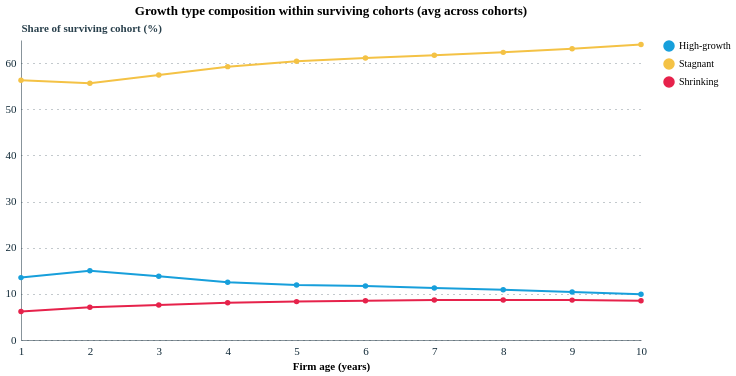

Write notebook code for a chart like this one.
### Code cell
# Growth type composition within surviving cohorts
cohort_c = cohort[cohort['age'] > 0].copy()
cohort_c['hgf_share']      = cohort_c['hgf_count']      / cohort_c['n_firms'] * 100
cohort_c['stagnant_share'] = cohort_c['stagnant_count'] / cohort_c['n_firms'] * 100
cohort_c['shrink_share']   = cohort_c['shrinking_count']/ cohort_c['n_firms'] * 100

comp_avg = (cohort_c[cohort_c['age'] <= 10]
            .groupby('age')[['hgf_share','stagnant_share','shrink_share']]
            .mean().reset_index())
comp_long = comp_avg.melt(id_vars=['age'], var_name='type', value_name='share')
comp_long['type'] = comp_long['type'].map(
    {'hgf_share':'High-growth','stagnant_share':'Stagnant','shrink_share':'Shrinking'})

alt.Chart(comp_long).mark_line(point=True, strokeWidth=2).encode(
    x=alt.X('age:Q', title='Firm age (years)'),
    y=alt.Y('share:Q', title='Share of surviving cohort (%)'),
    color=alt.Color('type:N',
        scale=alt.Scale(domain=['High-growth','Stagnant','Shrinking'],
                        range=[pallete['nominal_1'],pallete['nominal_3'],pallete['nominal_2']]),
        legend=alt.Legend(title='')),
    tooltip=['age:Q','type:N',alt.Tooltip('share:Q',format='.1f')]
).properties(title='Growth type composition within surviving cohorts (avg across cohorts)',
             width=620, height=300)

### Figure 1 — Vega-Lite specification as saved in the notebook (floating-point values rounded to 4 significant figures)
{"config": {"font": "Circular Std", "mark": {"line": {"interpolate": "linear"}}, "view": {"stroke": "transparent", "width": 400, "height": 300}, "range": {"category": ["#179fdb", "#e6224b", "#f4c245", "#122b39", "#eb5c2e", "#36b7b4"], "diverging": ["#E6224B", "#E54753", "#C9C9C9", "#179FDB", "#122B39"], "heatmap": ["#C9C9C9", "#179FDB", "#0063AF", "#122B39"], "ordinal": ["#00A767", "#36B7B4", "#179FDB", "#0063AF", "#243B5A"]}, "axisX": {"labelColor": "#122b39", "tickColor": "#122b39", "domainColor": "#122b39", "domainOpacity": 0.5, "gridOpacity": 0, "labelFont": "Circular Std", "labelAngle": 0, "labelAlign": "center", "labelFontSize": 11, "labelPadding": 5, "tickCount": 10, "tickSize": 0, "title": ""}, "axisY": {"labelColor": "#122b39", "labelFont": "Circular Std", "tickColor": "#122b39", "domainColor": "#122b39", "gridColor": "#122b39", "gridDash": [1, 5], "gridOpacity": 0.5, "labelPadding": 5, "labelFontSize": 11, "domainOpacity": 0.5, "tickSize": 0, "title": null, "titleAlign": "left", "titleAngle": 0, "titleBaseline": "bottom", "titleColor": "#122b39", "titleOpacity": 0.9, "titleX": 0, "titleY": -7}}, "data": {"name": "data-bc847789b3f3c56c0f26922f2df6194f"}, "mark": {"type": "line", "point": true, "strokeWidth": 2}, "encoding": {"color": {"field": "type", "legend": {"title": ""}, "scale": {"domain": ["High-growth", "Stagnant", "Shrinking"], "range": ["#179fdb", "#f4c245", "#e6224b"]}, "type": "nominal"}, "tooltip": [{"field": "age", "type": "quantitative"}, {"field": "type", "type": "nominal"}, {"field": "share", "format": ".1f", "type": "quantitative"}], "x": {"field": "age", "title": "Firm age (years)", "type": "quantitative"}, "y": {"field": "share", "title": "Share of surviving cohort (%)", "type": "quantitative"}}, "height": 300, "title": "Growth type composition within surviving cohorts (avg across cohorts)", "width": 620, "$schema": "https://vega.github.io/schema/vega-lite/v5.20.1.json", "datasets": {"data-bc847789b3f3c56c0f26922f2df6194f": [{"age": 1, "type": "High-growth", "share": 13.52}, {"age": 2, "type": "High-growth", "share": 15.02}, {"age": 3, "type": "High-growth", "share": 13.8}, {"age": 4, "type": "High-growth", "share": 12.51}, {"age": 5, "type": "High-growth", "share": 11.9}, {"age": 6, "type": "High-growth", "share": 11.7}, {"age": 7, "type": "High-growth", "share": 11.29}, {"age": 8, "type": "High-growth", "share": 10.87}, {"age": 9, "type": "High-growth", "share": 10.39}, {"age": 10, "type": "High-growth", "share": 9.933}, {"age": 1, "type": "Stagnant", "share": 56.29}, {"age": 2, "type": "Stagnant", "share": 55.64}, {"age": 3, "type": "Stagnant", "share": 57.41}, {"age": 4, "type": "Stagnant", "share": 59.23}, {"age": 5, "type": "Stagnant", "share": 60.41}, {"age": 6, "type": "Stagnant", "share": 61.09}, {"age": 7, "type": "Stagnant", "share": 61.7}, {"age": 8, "type": "Stagnant", "share": 62.32}, {"age": 9, "type": "Stagnant", "share": 63.09}, {"age": 10, "type": "Stagnant", "share": 64.04}, {"age": 1, "type": "Shrinking", "share": 6.2}, {"age": 2, "type": "Shrinking", "share": 7.112}, {"age": 3, "type": "Shrinking", "share": 7.574}, {"age": 4, "type": "Shrinking", "share": 8.068}, {"age": 5, "type": "Shrinking", "share": 8.317}, {"age": 6, "type": "Shrinking", "share": 8.491}, {"age": 7, "type": "Shrinking", "share": 8.669}, {"age": 8, "type": "Shrinking", "share": 8.678}, {"age": 9, "type": "Shrinking", "share": 8.641}, {"age": 10, "type": "Shrinking", "share": 8.517}]}}
